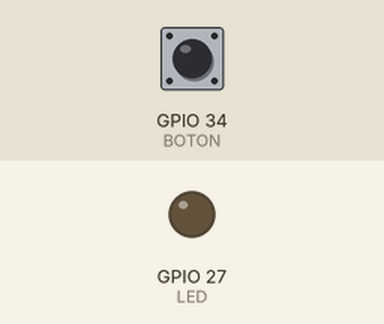
Bench run of a sketch on a simulated ESP32. On the bench: output pins drawn as LEDs (lit = HIGH). The inputs (shaded band) are chosen by the test bench; at power-on: GPIO 34 (BOTON) LOW.

Above: at 1.2 s.
1.3 s: GPIO 34 (BOTON) pulled HIGH for 0.15 s
At 1.4 s:
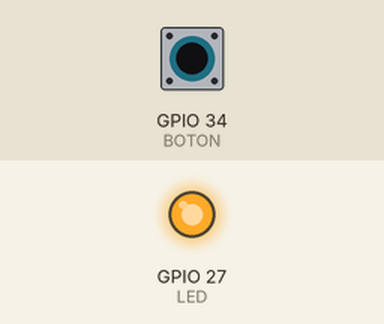
3.0 s: GPIO 34 (BOTON) pulled HIGH for 3.2 s
At 7.0 s:
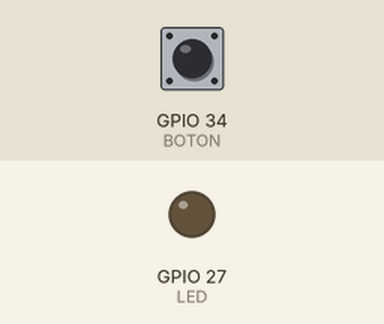
Timing chart, 0 to 8.5 s (numbered marks = the images above; inputs shaded):
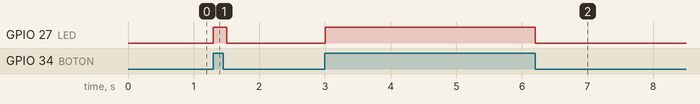

The sketch:

01_Boton.ino
```cpp
//Boton
#define LED  27
#define BOTON 34

void setup() {
  pinMode(LED, OUTPUT);
  pinMode(BOTON, INPUT);
}

void loop() {
  if(digitalRead(BOTON)){
    digitalWrite(LED, HIGH);
  }
  else{
    digitalWrite(LED, LOW);
  }
  delay(100);
}
```

Measured:
- after the input at 1.3 s, GPIO 27 (LED): LOW → HIGH at once, → LOW 0.20 s later
- after the input at 3.0 s, GPIO 27 (LED): LOW → HIGH at once, → LOW 3.2 s later
